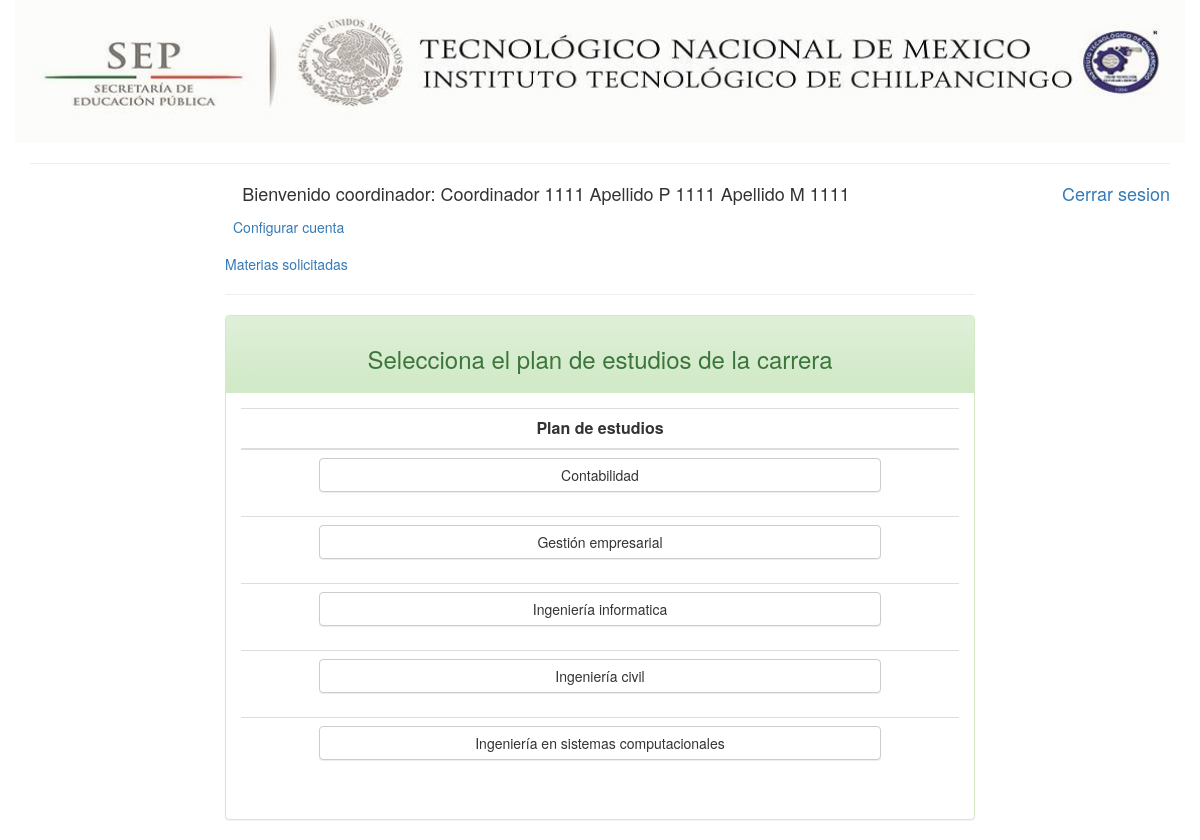
Page /coordinadores/inicio.php (signed in) on the committed database.
### tables this page shows
CREATE TABLE coordinadores (
	no_control VARCHAR(40) NOT NULL,
	nombre VARCHAR(40) NOT NULL,
	apellido_paterno VARCHAR(40) NOT NULL,
	apellido_materno VARCHAR(40) NOT NULL,
	email VARCHAR(360) NULL,
	telefono VARCHAR(20) NULL,
	PRIMARY KEY (`no_control`)
);

CREATE TABLE carreras (
	clave VARCHAR(40) PRIMARY KEY,
	carrera VARCHAR(200)
);

### conexion/datos_conexion.php (called while the page is built, shortened)
<?php
	$DB_NOMBRE = 'verano';
?>

### coordinadores/inicio.php (the view, shortened to what this page needs)
<?php
	require '../coordinadores/CoordinadorModel.php';
	$coordinador = new CoordinadorModel;
	require '../carreras/CarreraModel.php';
	$carreras = new CarreraModel;
	$listaCarreras = $carreras->getListaCarreras();
	$usuario = $coordinador->getCoordinador($_SESSION['sesion']);
?>
<!DOCTYPE html>
<html>
	<head>
		<?php	require '../styles-scripts.php';?>
	</head>
	<body>
		<div class="container">
			<?php require '../banner/banner.php'; ?>
			<hr>
			<h4 style="text-align: center;">
				<?php
					echo "Bienvenido coordinador: " . $usuario->nombre . " " . $usuario->apellido_paterno . " " . $usuario->apellido_materno;
				?>
				<a style="float: right;" href="../admin/cerrar_sesion.php">Cerrar sesion</a>
			</h4>
			<div class="row">
				<div class="col-xs-2"></div>
				<div class="col-xs-8">
					<form action="configuracion.php" method="POST">
						<input type="submit" value="Configurar cuenta" class="btn-link">
					</form>
					<a href="materias_solicitadas.php">Materias solicitadas</a>
					<hr>
					<div class="col panel panel-success col-lg-offset-0">
						<div class="panel-heading text-center">
							<h3 >Selecciona el plan de estudios de la carrera</h3>
						</div>
						<div class="panel-body ">
							<table class="table">
									<tr style="text-align: center;">
										<td><b>Plan de estudios</b></td>
									</tr>
								<tbody>
									<?php
										if ( $listaCarreras ){
											while($row = $listaCarreras->fetch_assoc()) { ?>
												<tr style="text-align: center;">
													<td>
														 <form action="../coordinadores/reticula.php" method="POST">
														 	<input name="btt_carrera" type="submit" class="carrera btn btn-default" value="<?php echo $row['carrera']; ?>">
														</form>
													</td>
												</tr>
									<?php } } ?>
								</tbody>
							</table>
						</div>
					</div>
				</div>
				<div class="col-xs-1"></div>
			</div>
		</div>
	</body>
</html>

### coordinadores/inicio.php (style rules this page uses)
.carrera { width: 80%; }

### rows in the picture
coordinadores: nombre "Coordinador 1111", apellido_paterno "Apellido P 1111", apellido_materno "Apellido M 1111"
carreras: btt_carrera "Contabilidad"
carreras: btt_carrera "Gestión empresarial"
carreras: btt_carrera "Ingeniería informatica"
carreras: btt_carrera "Ingeniería civil"
carreras: btt_carrera "Ingeniería en sistemas computacionales"
